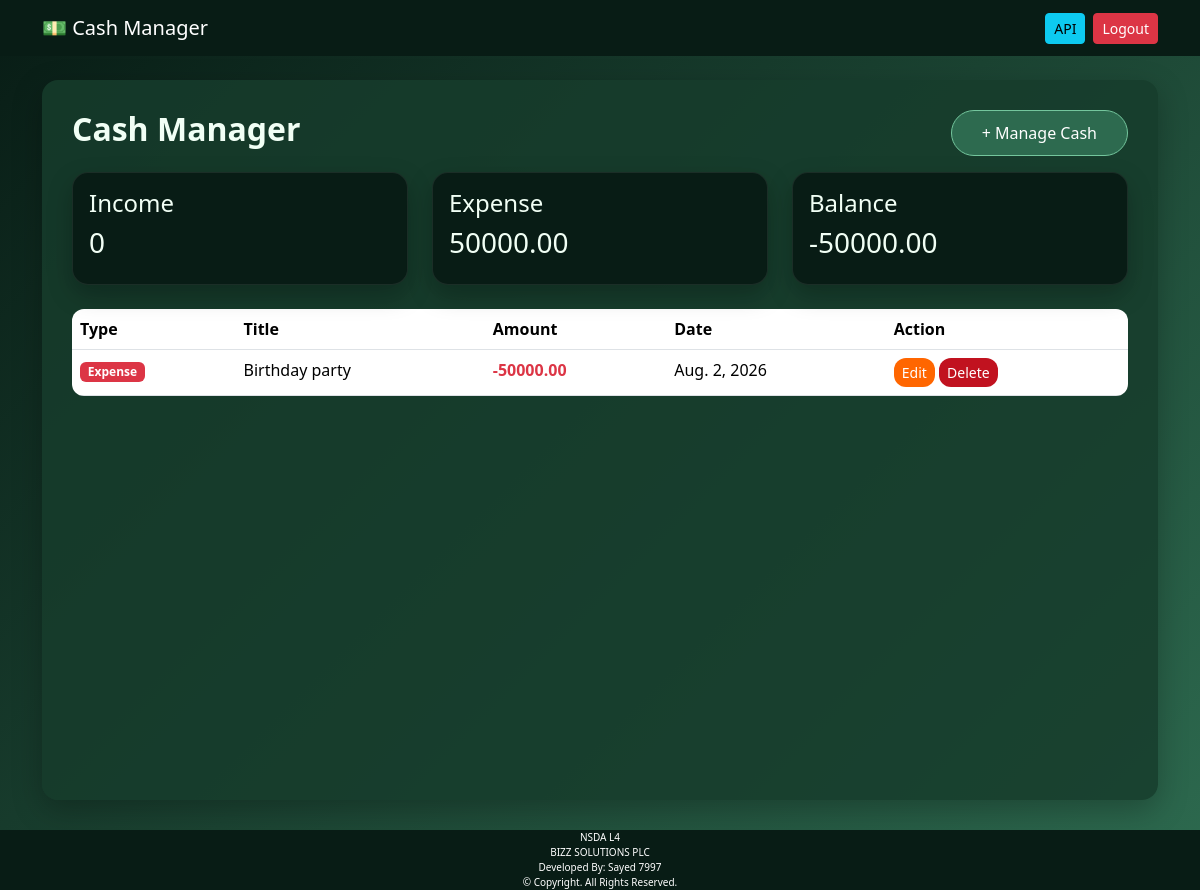
/cash/ (signed in), run on the app's committed database.
### cash/models.py (models this page shows, shortened)
class Cash(models.Model):
    TRANSACTION_TYPES = (
        ("Income", "Income"),
        ("Expense", "Expense"),
    )
    user = models.ForeignKey(
        User,
        on_delete=models.CASCADE,
        related_name="cash_transactions"
    )
    title = models.CharField(max_length=100)
    amount = models.DecimalField(
        max_digits=10,
        decimal_places=2
    )
    transaction_type = models.CharField(
        max_length=10,
        choices=TRANSACTION_TYPES
    )
    date = models.DateField(auto_now_add=True)
    note = models.TextField(
        blank=True,
        null=True
    )
    created_at = models.DateTimeField(auto_now_add=True)
    updated_at = models.DateTimeField(auto_now=True)
    class Meta:
        ordering = ["-date", "-created_at"]

### cash/views.py (the view)
# urls.py: path("cash/", CashListView.as_view(), name="cash_list"),
class CashListView(LoginRequiredMixin, ListView):
    login_url = "login"
    model = Cash
    template_name = "cash_list.html"
    context_object_name = "cash_list"
    def get_queryset(self):
        return Cash.objects.filter(
            user=self.request.user
        ).order_by("-date", "-created_at")
    def get_context_data(self, **kwargs):
        context = super().get_context_data(**kwargs)
        income = Cash.objects.filter(user=self.request.user, transaction_type="Income")
        expense = Cash.objects.filter(user=self.request.user, transaction_type="Expense")
        total_income = sum(item.amount for item in income)
        total_expense = sum(item.amount for item in expense)
        context["total_income"] = total_income
        context["total_expense"] = total_expense
        context["balance"] = total_income - total_expense
        return context

### cash/templates/cash_list.html
{% extends 'base.html' %}
{% block content %}
<div class="cash-manager-page">
<div class="d-flex justify-content-between mb-3">
    <h2 class="page-title">Cash Manager</h2>
    <a href="{% url 'cash_add' %}" class="btn army-btn">
        + Manage Cash
    </a>
</div>
<div class="row mb-4">
    <div class="col-md-4">
        <div class="card stat-card">
            <div class="card-body">
                <h4>Income</h4>
                <h3>{{ total_income }}</h3>
            </div>
        </div>
    </div>
    <div class="col-md-4">
        <div class="card stat-card">
            <div class="card-body">
                <h4>Expense</h4>
                <h3>{{ total_expense }}</h3>
            </div>
        </div>
    </div>
    <div class="col-md-4">
        <div class="card stat-card">
            <div class="card-body">
                <h4>Balance</h4>
                <h3>{{ balance }}</h3>
            </div>
        </div>
    </div>
</div>
<table class="table cash-table">
<thead>
<tr>
    <th>Type</th>
    <th>Title</th>
    <th>Amount</th>
    <th>Date</th>
    <th>Action</th>
</tr>
</thead>
<tbody>
{% for cash in cash_list %}
<tr>
<td>
    {% if cash.transaction_type == "Income" %}
        <span class="badge bg-success">
            Income
        </span>
    {% else %}
        <span class="badge bg-danger">
            Expense
        </span>
    {% endif %}
</td>
<td>{{ cash.title }}</td>
<td>
    {% if cash.transaction_type == "Income" %}
        <span class="text-success fw-bold">
            +{{ cash.amount }}
        </span>
    {% else %}
        <span class="text-danger fw-bold">
            -{{ cash.amount }}
        </span>
    {% endif %}
</td>
<td>{{ cash.date }}</td>
<td>
<a href="{% url 'cash_edit' cash.id %}"
class="btn edit-btn btn-sm">
Edit
</a>
<a href="{% url 'cash_delete' cash.id %}"
onclick="return confirmDelete();"
class="btn delete-btn btn-sm">
Delete
</a>
</td>
</tr>
{% empty %}
<tr>
<td colspan="6" class="text-center empty-row">
No Cash Data Found
</td>
</tr>
{% endfor %}
</tbody>
</table>
</div>
{% endblock %}

### cash/static/css/style.css (style rules this page uses)
:root { --bg1:#081c15; --bg2:#1b4332; --bg3:#2d6a4f; --card:#173d2c; --card2:#214d37; --border:#3a5a40; --text:#f1fff5; --muted:#c9e4cf; --accent:#74c69d; --success:#40916c; --danger:#c1121f; --orange:#f60; }
body { background:linear-gradient(135deg,var(--bg1),var(--bg2),var(--bg3)); background-attachment:fixed; color:var(--text); min-height:100vh; display:flex; flex-direction:column; }
.card { background-color: #081c15; color: #fff; border-color: #2d6a4f; }
.cash-manager-page, .form-page { min-height: 90vh;margin-bottom:30px; background:rgba(23,61,44,.85); padding:30px; border-radius:16px; box-shadow:0 10px 30px rgba(0,0,0,.25); }
.page-title { color:var(--text); font-weight:700; }
.mbox, .army-btn, .save-btn { background:var(--bg3); color:#fff; border:1px solid var(--accent); border-radius:25px; padding:10px 30px; }
.stat-card { color:var(--text); border:1px solid rgba(255,255,255,.08); border-radius:16px; box-shadow:0 10px 25px rgba(0,0,0,.25); }
.cash-table { color:var(--text); border-radius:12px; overflow:hidden; }
.cash-table thead { background:var(--card2); color:#fff; }
.cash-table tbody tr { background:var(--card); }
.edit-btn { background:var(--orange); color:#fff; border:none; border-radius:12px; }
.delete-btn { background:var(--danger); color:#fff; border:none; border-radius:12px; }

### data on the page
Cash: transaction_type "Expense", title "Birthday party", amount "50000.00", date "Aug. 2, 2026"

### other printed values
{{ total_income }} "0"
{{ total_expense }} "50000.00"
{{ balance }} "-50000.00"
